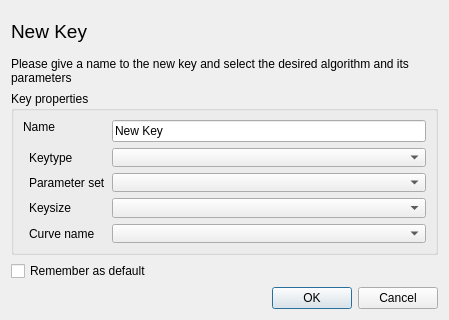
<?xml version="1.0" encoding="UTF-8"?>
<ui version="4.0">
 <class>NewKey</class>
 <widget class="QDialog" name="NewKey">
  <property name="geometry">
   <rect>
    <x>0</x>
    <y>0</y>
    <width>449</width>
    <height>320</height>
   </rect>
  </property>
  <property name="windowTitle">
   <string/>
  </property>
  <layout class="QVBoxLayout" name="verticalLayout">
   <item>
    <layout class="QHBoxLayout">
     <property name="spacing">
      <number>6</number>
     </property>
     <property name="margin">
      <number>0</number>
     </property>
     <item>
      <widget class="QLabel" name="TextLabel6">
       <property name="font">
        <font>
         <family>Arial</family>
         <pointsize>14</pointsize>
         <weight>50</weight>
         <italic>false</italic>
         <bold>false</bold>
         <underline>false</underline>
         <strikeout>false</strikeout>
        </font>
       </property>
       <property name="text">
        <string>New Key</string>
       </property>
      </widget>
     </item>
     <item>
      <spacer>
       <property name="orientation">
        <enum>Qt::Horizontal</enum>
       </property>
       <property name="sizeType">
        <enum>QSizePolicy::Expanding</enum>
       </property>
       <property name="sizeHint" stdset="0">
        <size>
         <width>20</width>
         <height>20</height>
        </size>
       </property>
      </spacer>
     </item>
     <item>
      <widget class="QLabel" name="image">
       <property name="minimumSize">
        <size>
         <width>95</width>
         <height>40</height>
        </size>
       </property>
       <property name="maximumSize">
        <size>
         <width>95</width>
         <height>40</height>
        </size>
       </property>
       <property name="text">
        <string/>
       </property>
       <property name="scaledContents">
        <bool>true</bool>
       </property>
      </widget>
     </item>
    </layout>
   </item>
   <item>
    <widget class="QLabel" name="TextLabel1">
     <property name="text">
      <string>Please give a name to the new key and select the desired algorithm and its parameters</string>
     </property>
     <property name="wordWrap">
      <bool>true</bool>
     </property>
    </widget>
   </item>
   <item>
    <widget class="QGroupBox" name="groupBox">
     <property name="title">
      <string>Key properties</string>
     </property>
     <layout class="QGridLayout" name="gridLayout">
      <item row="0" column="0" colspan="2">
       <widget class="QLabel" name="TextLabel5">
        <property name="text">
         <string>Name</string>
        </property>
       </widget>
      </item>
      <item row="0" column="2" rowspan="2">
       <widget class="QLineEdit" name="keyDesc">
        <property name="minimumSize">
         <size>
          <width>0</width>
          <height>0</height>
         </size>
        </property>
        <property name="maximumSize">
         <size>
          <width>32767</width>
          <height>32767</height>
         </size>
        </property>
        <property name="toolTip">
         <string>The internal name of the new key</string>
        </property>
        <property name="text">
         <string>New Key</string>
        </property>
       </widget>
      </item>
      <item row="2" column="2">
       <widget class="QComboBox" name="keyType">
        <property name="sizePolicy">
         <sizepolicy hsizetype="Expanding" vsizetype="Fixed">
          <horstretch>0</horstretch>
          <verstretch>0</verstretch>
         </sizepolicy>
        </property>
       </widget>
      </item>
      <item row="5" column="2">
       <widget class="QComboBox" name="curveBox">
        <property name="sizePolicy">
         <sizepolicy hsizetype="Minimum" vsizetype="Preferred">
          <horstretch>0</horstretch>
          <verstretch>0</verstretch>
         </sizepolicy>
        </property>
       </widget>
      </item>
      <item row="5" column="1">
       <widget class="QLabel" name="curveLabel">
        <property name="text">
         <string>Curve name</string>
        </property>
       </widget>
      </item>
      <item row="4" column="1">
       <widget class="QLabel" name="keySizeLabel">
        <property name="text">
         <string>Keysize</string>
        </property>
       </widget>
      </item>
      <item row="4" column="2">
       <widget class="QComboBox" name="keyLength">
        <property name="sizePolicy">
         <sizepolicy hsizetype="Expanding" vsizetype="Fixed">
          <horstretch>0</horstretch>
          <verstretch>0</verstretch>
         </sizepolicy>
        </property>
        <property name="toolTip">
         <string>Usually at least 2048 bit keys are recommended</string>
        </property>
       </widget>
      </item>
      <item row="2" column="1">
       <widget class="QLabel" name="TextLabel1_2">
        <property name="text">
         <string>Keytype</string>
        </property>
       </widget>
      </item>
      <item row="3" column="1">
       <widget class="QLabel" name="paramLabel">
        <property name="text">
         <string>Parameter set</string>
        </property>
       </widget>
      </item>
      <item row="3" column="2">
       <widget class="QComboBox" name="paramBox">
        <property name="sizePolicy">
         <sizepolicy hsizetype="Expanding" vsizetype="Fixed">
          <horstretch>0</horstretch>
          <verstretch>0</verstretch>
         </sizepolicy>
        </property>
        <property name="toolTip">
         <string>The parameter set of the selected algorithm</string>
        </property>
       </widget>
      </item>
     </layout>
    </widget>
   </item>
   <item>
    <widget class="QCheckBox" name="rememberDefault">
     <property name="text">
      <string>Remember as default</string>
     </property>
    </widget>
   </item>
   <item>
    <spacer>
     <property name="orientation">
      <enum>Qt::Vertical</enum>
     </property>
     <property name="sizeType">
      <enum>QSizePolicy::Expanding</enum>
     </property>
     <property name="sizeHint" stdset="0">
      <size>
       <width>351</width>
       <height>16</height>
      </size>
     </property>
    </spacer>
   </item>
   <item>
    <widget class="QDialogButtonBox" name="buttonBox">
     <property name="standardButtons">
      <set>QDialogButtonBox::Cancel|QDialogButtonBox::Ok</set>
     </property>
    </widget>
   </item>
  </layout>
 </widget>
 <tabstops>
  <tabstop>keyDesc</tabstop>
  <tabstop>keyType</tabstop>
  <tabstop>keyLength</tabstop>
  <tabstop>curveBox</tabstop>
 </tabstops>
 <resources/>
 <connections>
  <connection>
   <sender>buttonBox</sender>
   <signal>accepted()</signal>
   <receiver>NewKey</receiver>
   <slot>accept()</slot>
   <hints>
    <hint type="sourcelabel">
     <x>303</x>
     <y>274</y>
    </hint>
    <hint type="destinationlabel">
     <x>173</x>
     <y>248</y>
    </hint>
   </hints>
  </connection>
  <connection>
   <sender>buttonBox</sender>
   <signal>rejected()</signal>
   <receiver>NewKey</receiver>
   <slot>reject()</slot>
   <hints>
    <hint type="sourcelabel">
     <x>408</x>
     <y>270</y>
    </hint>
    <hint type="destinationlabel">
     <x>56</x>
     <y>236</y>
    </hint>
   </hints>
  </connection>
 </connections>
</ui>
